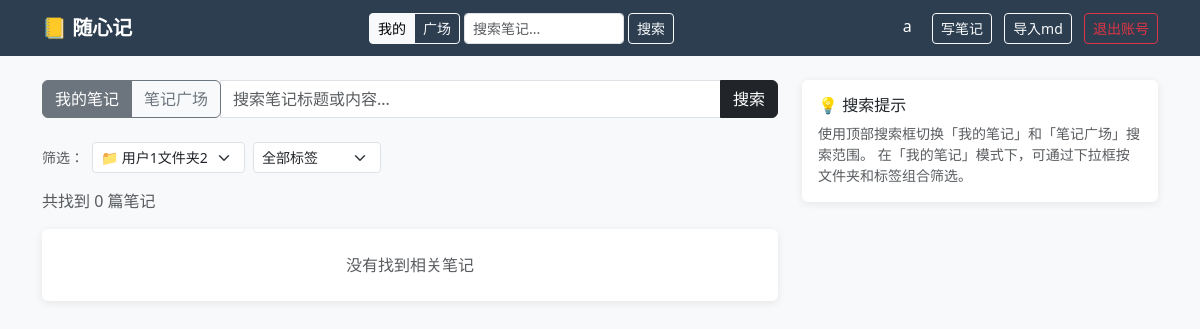
Before: /search?folder_id=2 (signed in) with the older database file.
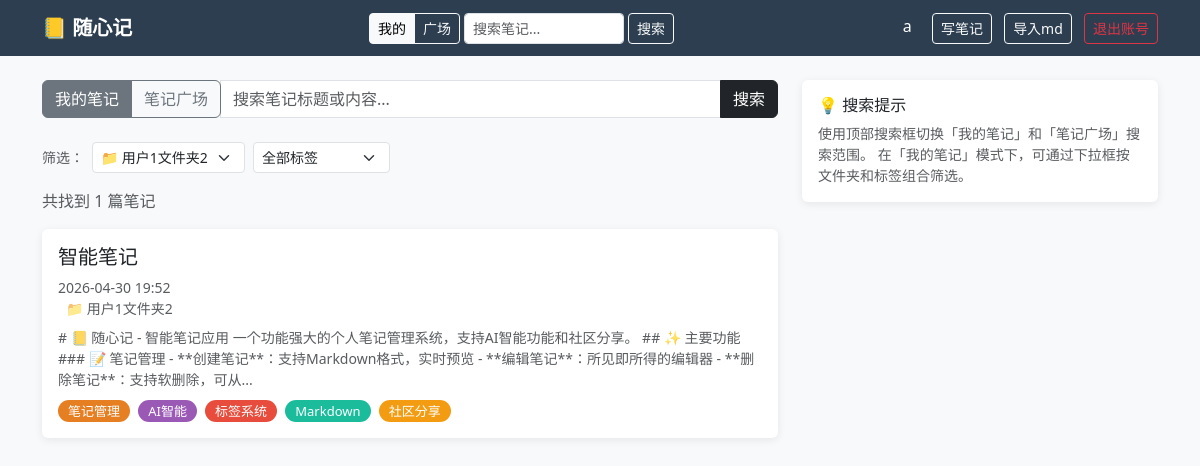
After: the same page with the newer database file.
### app.py (models this page shows)
class Note(db.Model):
    id         = db.Column(db.Integer, primary_key=True)
    title      = db.Column(db.String(200), nullable=False)
    content    = db.Column(db.Text, nullable=False)
    created_at = db.Column(db.DateTime, default=datetime.utcnow)
    updated_at = db.Column(db.DateTime, default=datetime.utcnow)  # 手动在 edit 时刷新
    user_id    = db.Column(db.Integer, db.ForeignKey('user.id'), nullable=False)
    folder_id  = db.Column(db.Integer, db.ForeignKey('folder.id'), nullable=True)
    is_public  = db.Column(db.Boolean, default=False)
    is_deleted = db.Column(db.Boolean, default=False)
    deleted_at = db.Column(db.DateTime, nullable=True)
    tags       = db.relationship('Tag', secondary=note_tags, backref='notes')
    comments   = db.relationship('Comment', backref='note', lazy=True, order_by='Comment.created_at.desc()', cascade='all, delete-orphan')
    versions   = db.relationship('NoteVersion', backref='note', lazy=True, order_by='NoteVersion.created_at.desc()', cascade='all, delete-orphan')

class Folder(db.Model):
    id      = db.Column(db.Integer, primary_key=True)
    name    = db.Column(db.String(100), nullable=False)
    user_id = db.Column(db.Integer, db.ForeignKey('user.id'), nullable=False)
    notes   = db.relationship('Note', backref='folder', lazy=True)

class Tag(db.Model):
    id   = db.Column(db.Integer, primary_key=True)
    name = db.Column(db.String(50), unique=True, nullable=False)

### app.py (the view)
@app.route('/search')
@login_required
def search():
    query    = request.args.get('q', '').strip()
    scope    = request.args.get('scope', 'mine')
    folder_id = request.args.get('folder_id')
    tag_id    = request.args.get('tag_id')
    if scope == 'plaza':
        return redirect(url_for('plaza', q=query))
    q = Note.query.filter_by(user_id=current_user.id, is_deleted=False)
    if query:
        q = q.filter(Note.title.contains(query) | Note.content.contains(query))
    if folder_id:
        q = q.filter_by(folder_id=folder_id)
    if tag_id:
        tag = db.session.get(Tag, int(tag_id))
        if tag:
            q = q.filter(Note.tags.contains(tag))
    notes = q.order_by(Note.created_at.desc()).all()
    folders = Folder.query.filter_by(user_id=current_user.id).all()
    tags = (Tag.query
            .join(note_tags)
            .join(Note)
            .filter(Note.user_id == current_user.id, Note.is_deleted == False)
            .distinct().all())
    return render_template('search.html', notes=notes, query=query,
                           scope=scope, folders=folders, tags=tags,
                           current_folder_id=int(folder_id) if folder_id else None,
                           current_tag_id=int(tag_id) if tag_id else None)

### app.py (called while the page is built, shortened)
@app.template_filter('local_time')
def local_time(dt):
    if dt is None:
        return ''
    beijing = timezone(timedelta(hours=8))
    return dt.replace(tzinfo=timezone.utc).astimezone(beijing).strftime('%Y-%m-%d %H:%M')

@app.template_filter('highlight')
def highlight(text, query):
    if not query:
        return text
    pattern = re.compile(re.escape(query), re.IGNORECASE)
    return pattern.sub(f'<mark>{query}</mark>', text)

@app.template_filter('preview')
def preview(content, query):
    if not query:
        return content[:150] + '...'

@login_manager.user_loader
def load_user(user_id):
    return db.session.get(User, int(user_id))

### templates/search.html (shortened to what this page needs)
{% extends 'base.html' %}
{% block content %}
<div class="row">
    <div class="col-md-8">
        <form method="GET" action="/search" id="searchForm" class="mb-4">
            <div class="input-group">
                <div class="btn-group" role="group">
                    <label class="btn btn-outline-secondary" for="search-scope-mine">我的笔记</label>
                    <label class="btn btn-outline-secondary" for="search-scope-plaza">笔记广场</label>
                </div>
                <input type="text" name="q" value="{{ query }}" class="form-control" placeholder="搜索笔记标题或内容...">
                <button type="submit" class="btn btn-dark">搜索</button>
            </div>
        </form>
        <div class="d-flex gap-2 mb-3 flex-wrap align-items-center">
            <small class="text-muted">筛选：</small>
            <form method="GET" action="/search" class="d-flex gap-2 flex-wrap" id="filterForm">
                <select name="folder_id" class="form-select form-select-sm" style="width:auto"
                    onchange="this.form.submit()">
                    {% for folder in folders %}
                    <option value="{{ folder.id }}" {% if current_folder_id==folder.id %}selected{% endif %}>📁 {{
                        folder.name }}</option>
                    {% endfor %}
                </select>
                <select name="tag_id" class="form-select form-select-sm" style="width:auto"
                    onchange="this.form.submit()">
                    <option value="">全部标签</option>
                </select>
            </form>
        </div>
        {% if query or current_folder_id or current_tag_id %}
        <p class="text-muted">共找到 {{ notes|length }} 篇笔记</p>
        {% for note in notes %}
        <div class="card mb-3 p-3">
            <h5>
                <a href="/notes/{{ note.id }}?highlight={{ query }}" class="text-decoration-none text-dark">
                    {{ note.title | highlight(query) | safe }}
                </a>
            </h5>
            <small class="text-muted">{{ note.created_at | local_time }}</small>
            {% if note.folder %}
            <small class="text-muted ms-2">📁 {{ note.folder.name }}</small>
            {% endif %}
            <div class="mt-2 text-muted small">
                {{ note.content | preview(query) | safe }}
            </div>
            <div class="mt-2">
                {% for tag in note.tags %}
                <a href="/tags/{{ tag.id }}" class="tag-badge tag-color-{{ tag.id % 8 }}">{{ tag.name }}</a>
                {% endfor %}
            </div>
        </div>
        {% else %}
        <div class="card p-4 text-center text-muted">没有找到相关笔记</div>
        {% endfor %}
        {% endif %}
    </div>
    <div class="col-md-4">
        <div class="card p-3">
            <h6 class="mb-2">💡 搜索提示</h6>
            <p class="small text-muted mb-0">
                使用顶部搜索框切换「我的笔记」和「笔记广场」搜索范围。
                在「我的笔记」模式下，可通过下拉框按文件夹和标签组合筛选。
            </p>
        </div>
    </div>
</div>
{% endblock %}

Changed rows visible on the page:
added Note: title|highlight "智能笔记", created_at|local_time "2026-04-30 19:52", folder.name "用户1文件夹2", content|preview "# 📒 随心记 - 智能笔记应用 一个功能强大的个人笔记管理系统，支持AI智能功能和社区分享。 ## ✨ 主要功能 ### 📝 笔记管理 - **创建笔记**：支持Markdown格式，实时预览 - **编辑笔记**：所见即所得的编辑器 - **删除笔记**：支持软删除，可从..."
added Tag: name "笔记管理"
added Tag: name "AI智能"
added Tag: name "标签系统"
added Tag: name "Markdown"
added Tag: name "社区分享"
Other visible differences:
{{ notes|length }}: "0" → "1"
text no longer shown: "没有找到相关笔记"
